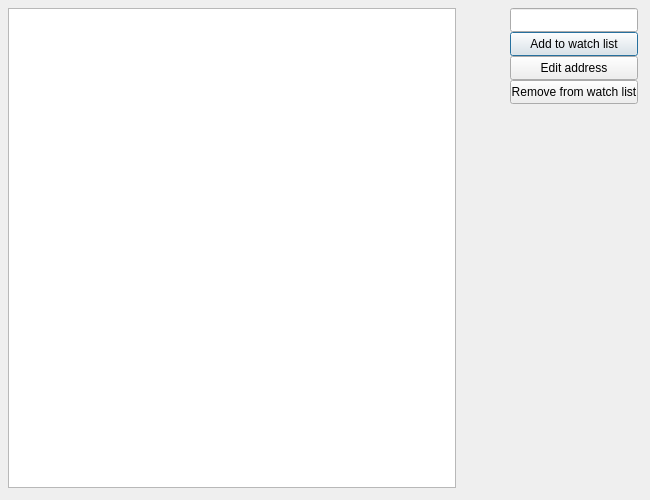
<?xml version="1.0" encoding="UTF-8"?>
<ui version="4.0">
 <class>DialogMemoryWatch</class>
 <widget class="QDialog" name="DialogMemoryWatch">
  <property name="geometry">
   <rect>
    <x>0</x>
    <y>0</y>
    <width>650</width>
    <height>500</height>
   </rect>
  </property>
  <property name="sizePolicy">
   <sizepolicy hsizetype="Fixed" vsizetype="Fixed">
    <horstretch>0</horstretch>
    <verstretch>0</verstretch>
   </sizepolicy>
  </property>
  <property name="minimumSize">
   <size>
    <width>650</width>
    <height>500</height>
   </size>
  </property>
  <property name="maximumSize">
   <size>
    <width>650</width>
    <height>500</height>
   </size>
  </property>
  <property name="windowTitle">
   <string>Memory Watch</string>
  </property>
  <widget class="QLineEdit" name="lineEdit">
   <property name="geometry">
    <rect>
     <x>510</x>
     <y>8</y>
     <width>128</width>
     <height>24</height>
    </rect>
   </property>
  </widget>
  <widget class="QPushButton" name="pushButton">
   <property name="geometry">
    <rect>
     <x>510</x>
     <y>32</y>
     <width>128</width>
     <height>24</height>
    </rect>
   </property>
   <property name="text">
    <string>Add to watch list</string>
   </property>
  </widget>
  <widget class="QPushButton" name="pushButton_2">
   <property name="geometry">
    <rect>
     <x>510</x>
     <y>56</y>
     <width>128</width>
     <height>24</height>
    </rect>
   </property>
   <property name="text">
    <string>Edit address</string>
   </property>
  </widget>
  <widget class="QListWidget" name="listWidget">
   <property name="geometry">
    <rect>
     <x>8</x>
     <y>8</y>
     <width>448</width>
     <height>480</height>
    </rect>
   </property>
  </widget>
  <widget class="QPushButton" name="pushButton_3">
   <property name="geometry">
    <rect>
     <x>510</x>
     <y>80</y>
     <width>128</width>
     <height>24</height>
    </rect>
   </property>
   <property name="text">
    <string>Remove from watch list</string>
   </property>
  </widget>
 </widget>
 <resources/>
 <connections/>
</ui>
